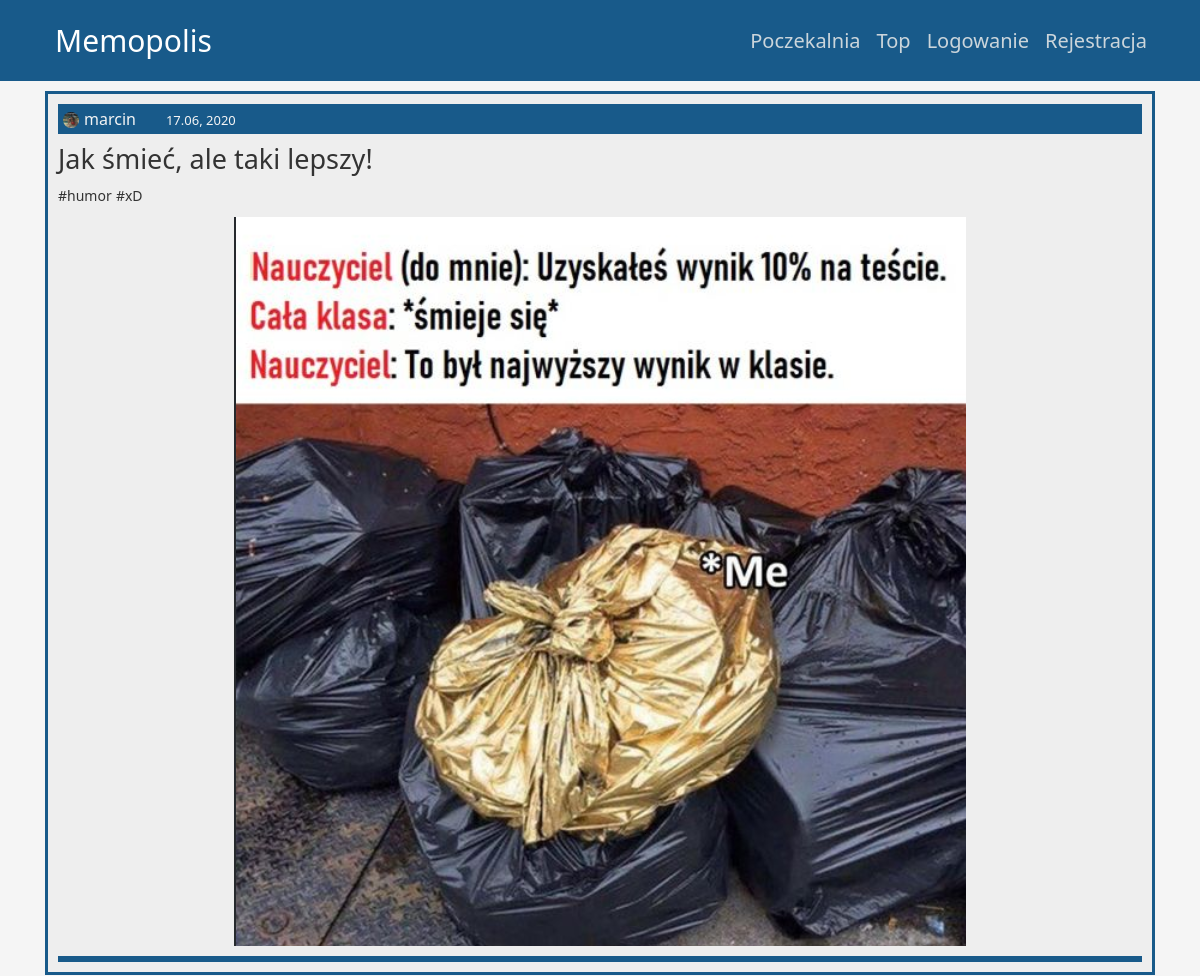
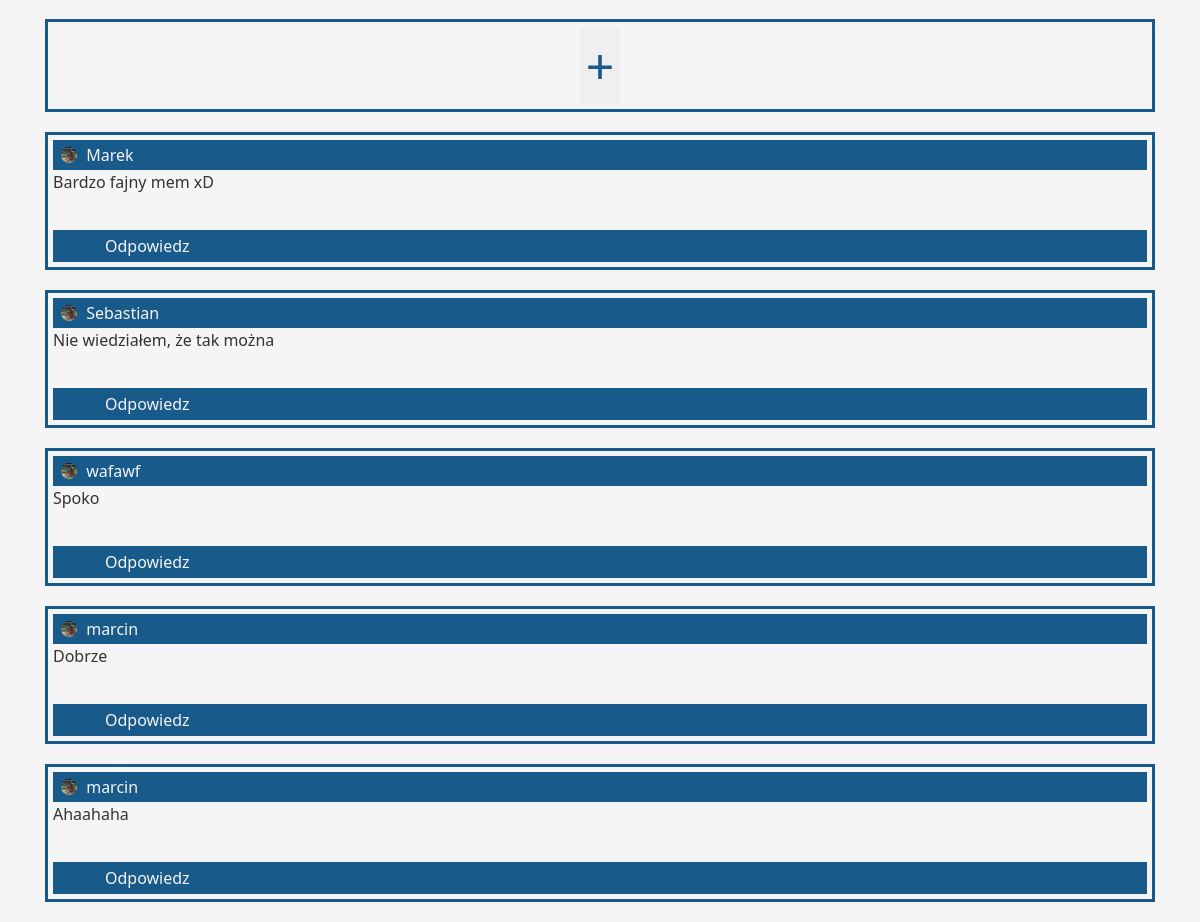
Page /meme/20/ on the earlier database version (2 pictures, top to bottom).
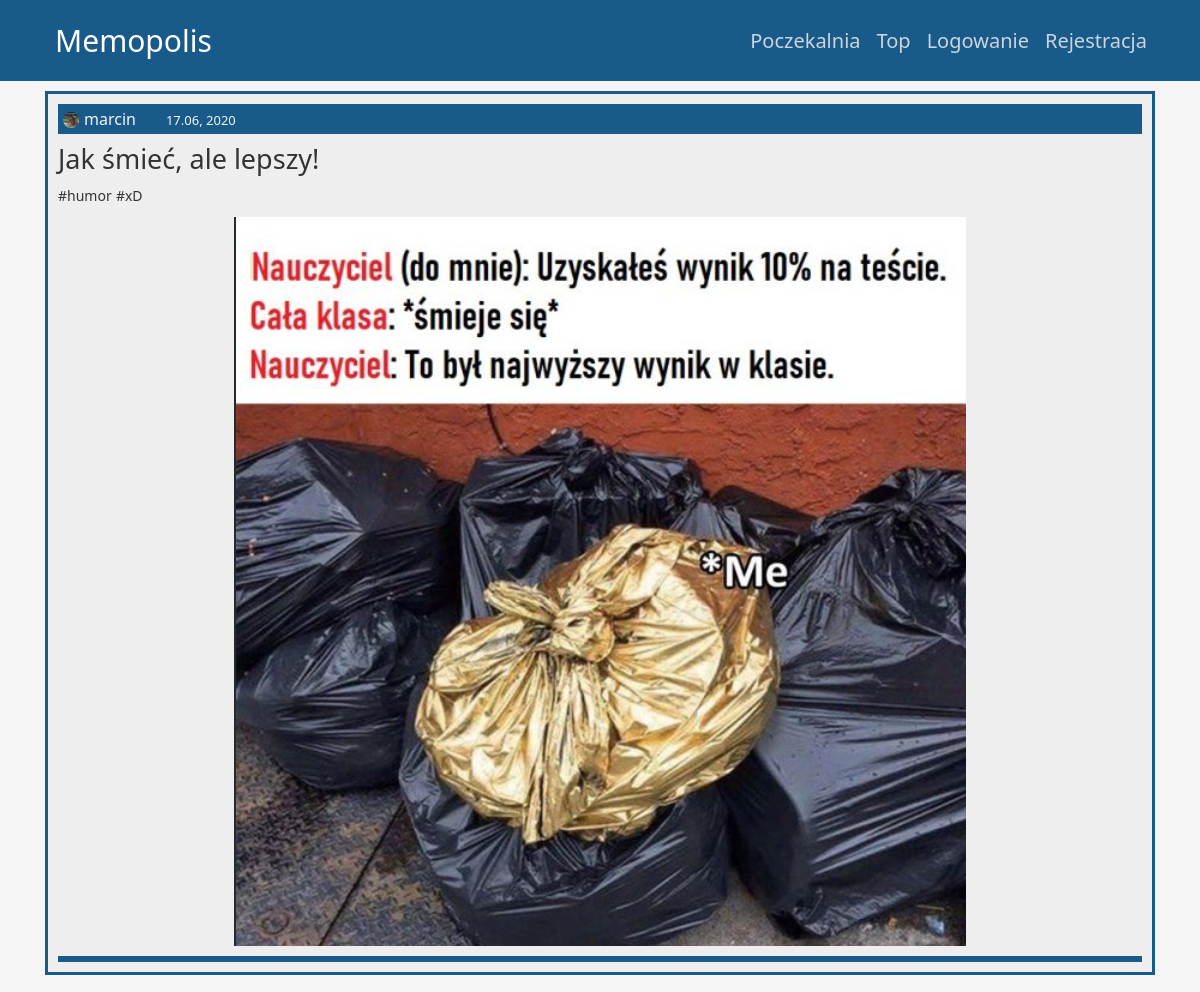
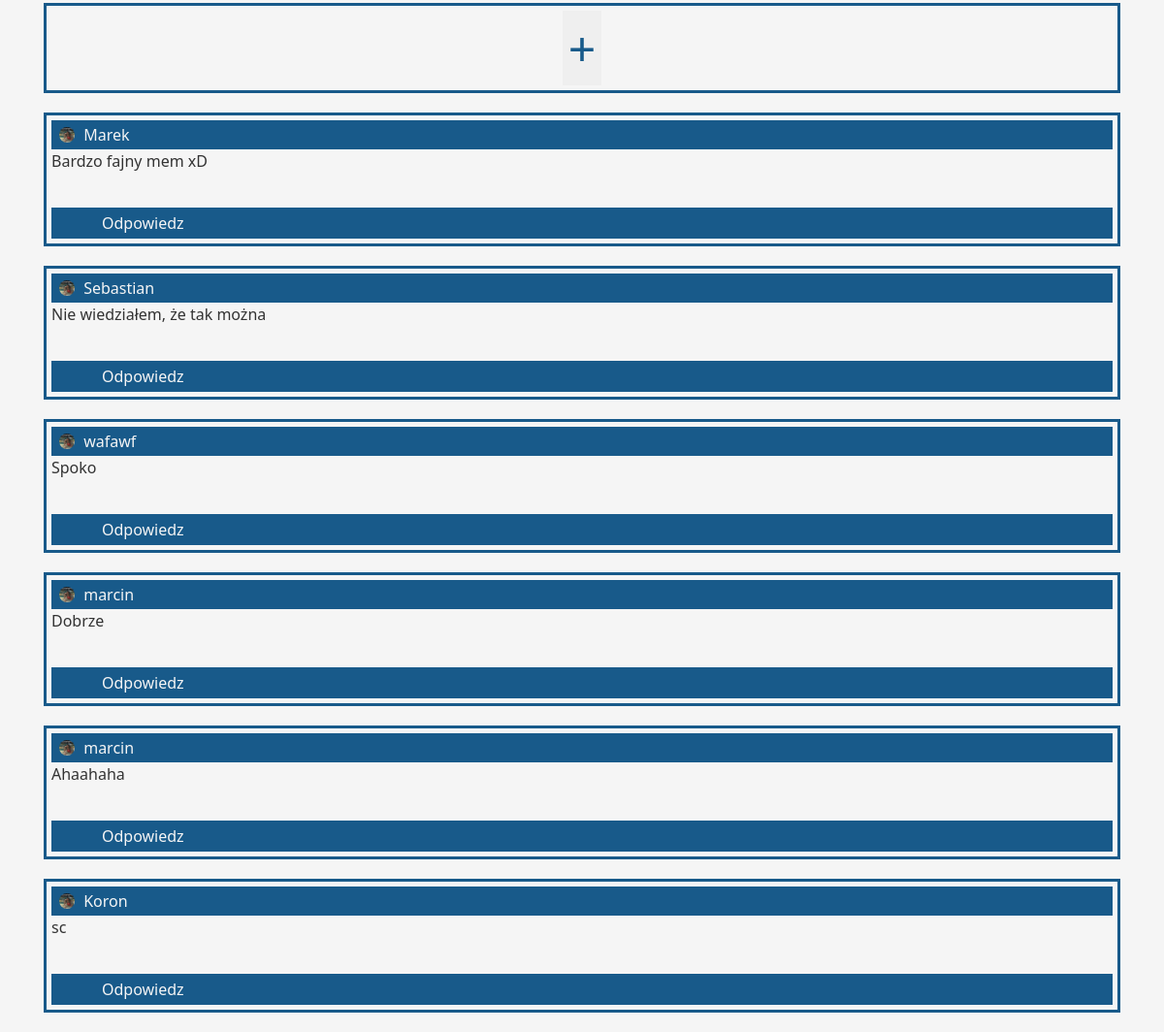
Same page on the later database version (2 pictures, top to bottom).
### memopolis/models.py (models this page shows, shortened)
class Meme(VoteModel, models.Model):
    author = models.ForeignKey(User, on_delete=models.CASCADE)
    title = models.CharField(max_length=25)
    tags = models.ManyToManyField(Tag, blank=False)
    image = models.ImageField(null=True)
    date_posted = models.DateTimeField(default=timezone.now)
    accepted = models.BooleanField(default=False)

class Tag(models.Model):
    name = models.CharField(max_length=10, null=True)
    def __str__(self):
        return self.name

class Comment(VoteModel, models.Model):
    author = models.ForeignKey(User, on_delete=models.CASCADE)
    content = models.TextField(null=False)
    date_posted = models.DateTimeField(default=timezone.now)
    belongs_to = models.ForeignKey(Meme, on_delete=models.CASCADE, null=True, blank=False)

### users/models.py (models this page shows, shortened)
class Profile(models.Model):
    user = models.OneToOneField(User, on_delete=models.CASCADE)
    image = models.ImageField(default="default.png", upload_to="profile_pics")

### memopolis/views.py (the view, shortened to what this page needs)
# urls.py: path('meme/<int:pk>/', MemeDetailView.as_view(), name="meme-detail"),
class MemeDetailView(DetailView):
    model = Meme
    def get_context_data(self, **kwargs):
        context = super().get_context_data(**kwargs)
        meme = context['meme']
        comments = Comment.objects.filter(belongs_to=meme)
        context['comments'] = comments
        form = CommentRegisterForm()
        context['form'] = form
        return context

### memopolis/templates/memopolis/meme_detail.html (shortened to what this page needs)
{% extends "memopolis/base.html" %}
{% load crispy_forms_tags %}
{% load static %}
{% block content %}
<div class="detailMeme">
    <div class="meme">
        <div class="author">
            <div class="authorImg">
                <a>
                    <img class="rounded-circle small-img" src="{{ meme.author.profile.image.url }}">
                </a>
            </div>
            <div class="authorName">
                <a>{{ meme.author }}</a>
            </div>
            <div class="datePosted">
                <a>{{ meme.date_posted|date:"d.m, Y" }}</a>
            </div>
        </div>
        <div class="memeTitle">
            <a>{{ meme.title }}</a>
        </div>
        <div class="tags">
            {% for tag in meme.tags.all %}
            <a>{{ tag }}</a>
            {% endfor %}
        </div>
        <div class="memeImg">
            <a>
                <img src="{{ meme.image.url }}">
            </a>
        </div>
        <div class="actions">
        </div>
    </div>
</div>
<div class="comment-section">
    <div class="each-comment add-button">
        <button onclick="reveal()">+</button>
    </div>
    {% for comment in comments %}
    <div class="each-comment">
        <div class="author pad">
            <div class="authorImg">
                <a>
                    <img class="rounded-circle small-img" src="{{ meme.author.profile.image.url }}">
                </a>
                {{ comment.author }}
            </div>
        </div>
        <div class="comment-content">
            {{ comment.content }}
        </div>
        <div class="actions">
            <div class="votes">
                <form action="" method="post">
                    {% if user.is_authenticated %}
                    <button type="submit" name="{{ comment.pk }} {{ user.id }} up comment"
                        class="upvotes">{{ comment.num_vote_up }}</button>
                    {% else %}
                    <a class="upvotes">{{ comment.num_vote_up }}</a>
                    {% endif %}
                </form>
            </div>
            <div class="act">
                <button class="comment">Odpowiedz</button>
            </div>
        </div>
    </div>
    {% endfor %}
</div>
{% endblock content %}

Differences in the rows shown:
changed Meme "marcin": title "Jak śmieć, ale taki lepszy!" → "Jak śmieć, ale lepszy!"
added Comment: author.profile.image (picture), author "Koron", content "sc"
